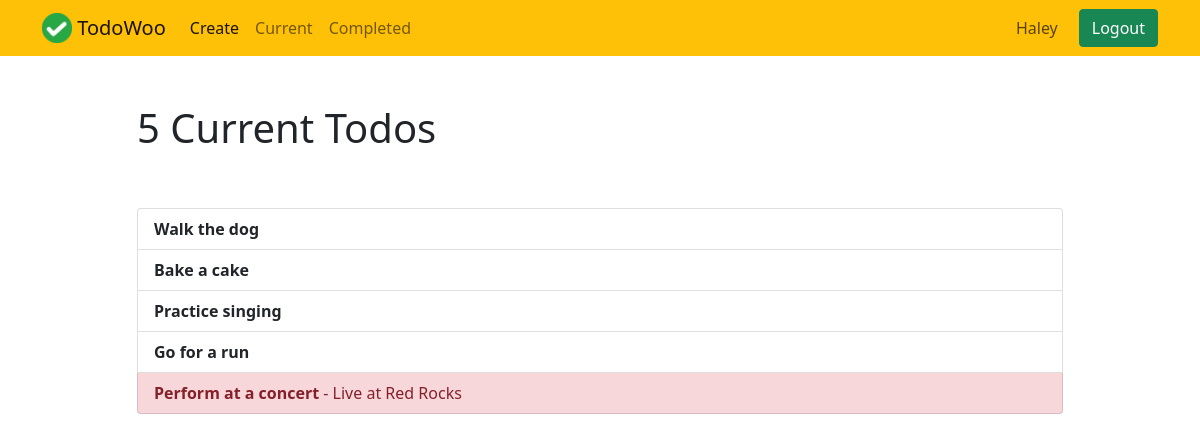
Screenshot of /current/ (signed in) with the database file from the repository.
### todo/models.py (models this page shows, shortened)
class Todo(models.Model):
	title = models.CharField(max_length=100)
	memo = models.TextField(blank=True)
	created = models.DateTimeField(auto_now_add=True)
	datecompleted = models.DateTimeField(null=True, blank=True)
	important = models.BooleanField(default=False)
	user = models.ForeignKey(User, on_delete=models.CASCADE)

### todo/views.py (the view)
# urls.py: path('current/', views.currenttodos, name='currenttodos'),
@login_required
def currenttodos(request):
	todos = Todo.objects.filter(user=request.user, datecompleted__isnull=True)
	return render(request, 'todo/currenttodos.html', {'todos': todos})

### todo/templates/todo/currenttodos.html
{% extends 'todo/base.html' %}
{% block content %}
<div class="row justify-content-center mt-5">
	<div class="col-md-10">
		{% if todos %}
		<h1>{{ todos.count }} Current Todo{{ todos.count|pluralize }}</h1>
        {% else %}
        <h1>Current Todos</h1>
        {% endif %}
    </div>
</div>
<div class="row justify-content-center mt-5">
	<div class="col-md-10">
		{% if todos %}
    	<ul class="list-group">
    		{% for todo in todos %}
			<a href="{% url 'viewtodo' todo.id %}" class="list-group-item list-group-item-action{% if todo.important %} list-group-item-danger{% endif %}"><b>{{ todo.title }}</b>{% if todo.memo %} - {{ todo.memo|truncatechars:30 }}{% endif %}</a>
    		{% endfor %}
    	</ul>
    	{% else %}
    	<div class="text-center">
    		<h2>Looks like you don't have any todos! Nice work.</h2>
            <br>
            <a role="button" class="btn btn-primary" href="{% url 'createtodo' %}">New Todo</a>
        </div>
        {% endif%}
    </div>
</div>
{% endblock %}

### todo/templates/todo/base.html (shortened to what this page needs)
{% load static %}
<!doctype html>
<html lang="en">
  <head>
    <link href="https://cdn.jsdelivr.net/npm/bootstrap@5.1.3/dist/css/bootstrap.min.css" rel="stylesheet">
  </head>
  <body>
  	<nav class="navbar navbar-expand-lg navbar-light bg-warning mb-5">
	  <div class="container">
	    <a class="navbar-brand" href="{% url 'home' %}">
	    	<img src="{% static 'todo/logo.png' %}" width="30" height="30" class="d-inline-block align-top">
	    	<span>TodoWoo</span>
	    </a>
	    {% if user.is_authenticated %}
	    <div class="collapse navbar-collapse" id="navbarSupportedContent">
	      <ul class="navbar-nav me-auto mb-2 mb-lg-0">
	        <li class="nav-item {{ create }}">
	          <a class="nav-link active" aria-current="page" href="{% url 'createtodo' %}">Create</a>
	        </li>
	        <li class="nav-item {{ current }}">
	          <a class="nav-link" href="{% url 'currenttodos' %}">Current</a>
	        </li>
	        <li class="nav-item {{ completed }}">
	          <a class="nav-link" href="{% url 'completedtodos' %}">Completed</a>
	        </li>
	      </ul>
	      <ul class="navbar-nav ml-auto">
	      	<li class="nav-item">
				<button class="btn btn-warning me-2" type="button" disabled>{{ user.username|title }}</button>
	      	</li>
	      	<li class="nav-item">
	      		<form class="d-flex" action="{% url 'logoutuser' %}" method="POST">
	        		<button class="btn btn-success" type="submit">Logout</button>
	      		</form>
	      	</li>
	      </ul>
	      {% endif%}
	    </div>
	  </div>
	</nav>
	<div class="container mt-5">
	{% block content %}{% endblock %}
	</div>
  </body>
</html>

### rows the page displays
Todo: title "Walk the dog"
Todo: title "Bake a cake"
Todo: title "Practice singing"
Todo: title "Go for a run"
Todo: title "Perform at a concert", memo "Live at Red Rocks"

### other values shown
{{ user.username|title }} "Haley"
{{ todos.count }} "5"
